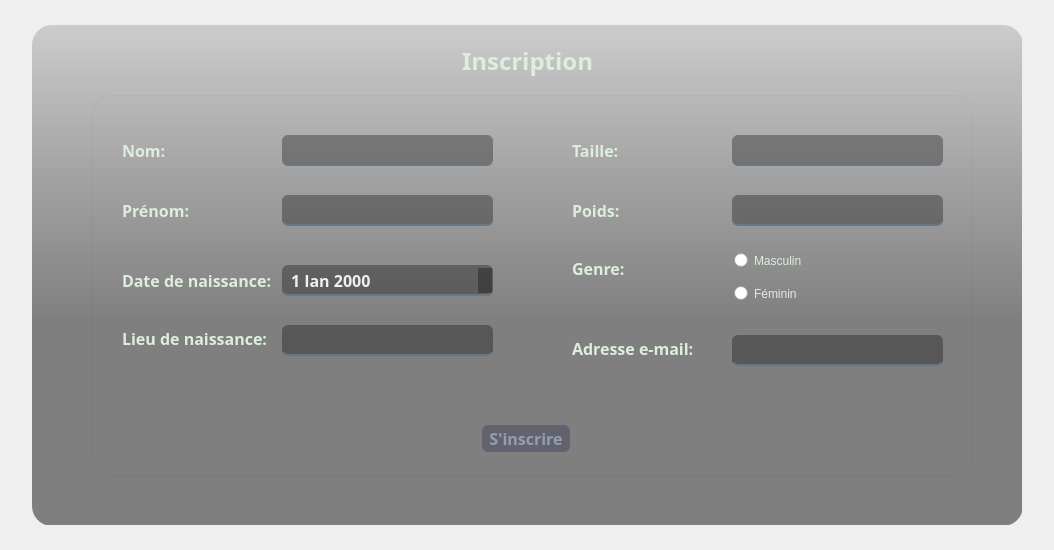
<?xml version="1.0" encoding="UTF-8"?>
<ui version="4.0">
 <class>MainWindow</class>
 <widget class="QMainWindow" name="MainWindow">
  <property name="geometry">
   <rect>
    <x>0</x>
    <y>0</y>
    <width>1054</width>
    <height>550</height>
   </rect>
  </property>
  <property name="sizePolicy">
   <sizepolicy hsizetype="Preferred" vsizetype="Preferred">
    <horstretch>0</horstretch>
    <verstretch>0</verstretch>
   </sizepolicy>
  </property>
  <property name="minimumSize">
   <size>
    <width>1054</width>
    <height>550</height>
   </size>
  </property>
  <property name="maximumSize">
   <size>
    <width>1054</width>
    <height>550</height>
   </size>
  </property>
  <property name="font">
   <font>
    <family>Noto Sans</family>
   </font>
  </property>
  <property name="windowTitle">
   <string>Inscription - Patient</string>
  </property>
  <property name="styleSheet">
   <string notr="true"/>
  </property>
  <widget class="QWidget" name="centralwidget">
   <property name="sizePolicy">
    <sizepolicy hsizetype="Preferred" vsizetype="Preferred">
     <horstretch>0</horstretch>
     <verstretch>0</verstretch>
    </sizepolicy>
   </property>
   <property name="minimumSize">
    <size>
     <width>1054</width>
     <height>550</height>
    </size>
   </property>
   <property name="maximumSize">
    <size>
     <width>1054</width>
     <height>550</height>
    </size>
   </property>
   <property name="font">
    <font>
     <family>Noto Sans</family>
     <pointsize>12</pointsize>
     <weight>75</weight>
     <bold>true</bold>
    </font>
   </property>
   <property name="styleSheet">
    <string notr="true">* {
	color: #000;
	border: none;
}

#centralwidget {
	background-image: url(&quot;:/images/images/welcome.png&quot;);
	background-repeat: no repeat;
	color: #eff9fe;
}

#formBg {
	background-color: qlineargradient(spread:pad, x1:0, y1:0, x2:0, y2:0.715909, stop:0 rgba(0, 0, 0, 37), stop:0.375 rgba(0, 0, 0, 77), stop:0.835227 rgba(0, 0, 0, 120));
	border-radius: 20px;
}

#label_3 {
	border-radius: 20px;
	border: 1px solid #DED;
}

QLabel {
	color:#DED;
}

QLineEdit, QComboBox, QDateEdit {
	background-color:rgba(0, 0, 0, 80);
	border-radius: 6px;
	border:none;
	border-bottom:2px solid rgba(105, 118, 132, 255);
	color:rgba(255, 255, 255, 230);
	padding:7px;
}

QPushButton {	
	background-color: rgba(80, 80, 100, 150);
	color:rgba(155, 168, 182, 220);
	border-radius: 6px;
} 
QPushButton:hover {	
	color:rgba(170, 192, 200, 250);
}
QPushButton:pressed{	
	padding-left:5px;
	padding-top:5px;
	color:rgba(115, 128, 142, 255);
}

QRadioButton {
	color:#DED;
	padding: 5px;
}</string>
   </property>
   <layout class="QHBoxLayout" name="horizontalLayout">
    <property name="spacing">
     <number>0</number>
    </property>
    <property name="leftMargin">
     <number>0</number>
    </property>
    <property name="topMargin">
     <number>0</number>
    </property>
    <property name="rightMargin">
     <number>0</number>
    </property>
    <property name="bottomMargin">
     <number>0</number>
    </property>
    <item>
     <widget class="QWidget" name="form" native="true">
      <property name="sizePolicy">
       <sizepolicy hsizetype="Expanding" vsizetype="Expanding">
        <horstretch>0</horstretch>
        <verstretch>0</verstretch>
       </sizepolicy>
      </property>
      <property name="minimumSize">
       <size>
        <width>990</width>
        <height>500</height>
       </size>
      </property>
      <property name="maximumSize">
       <size>
        <width>990</width>
        <height>500</height>
       </size>
      </property>
      <widget class="QLabel" name="formBg">
       <property name="geometry">
        <rect>
         <x>0</x>
         <y>0</y>
         <width>991</width>
         <height>501</height>
        </rect>
       </property>
       <property name="sizePolicy">
        <sizepolicy hsizetype="Expanding" vsizetype="Expanding">
         <horstretch>0</horstretch>
         <verstretch>0</verstretch>
        </sizepolicy>
       </property>
       <property name="minimumSize">
        <size>
         <width>400</width>
         <height>0</height>
        </size>
       </property>
       <property name="text">
        <string/>
       </property>
      </widget>
      <widget class="QLabel" name="label">
       <property name="geometry">
        <rect>
         <x>430</x>
         <y>20</y>
         <width>131</width>
         <height>31</height>
        </rect>
       </property>
       <property name="font">
        <font>
         <family>Noto Sans</family>
         <pointsize>18</pointsize>
         <weight>75</weight>
         <bold>true</bold>
        </font>
       </property>
       <property name="text">
        <string>Inscription</string>
       </property>
      </widget>
      <widget class="QLineEdit" name="lineEdit">
       <property name="geometry">
        <rect>
         <x>250</x>
         <y>110</y>
         <width>211</width>
         <height>31</height>
        </rect>
       </property>
      </widget>
      <widget class="QLineEdit" name="lineEdit_2">
       <property name="geometry">
        <rect>
         <x>250</x>
         <y>170</y>
         <width>211</width>
         <height>31</height>
        </rect>
       </property>
      </widget>
      <widget class="QLineEdit" name="lineEdit_3">
       <property name="geometry">
        <rect>
         <x>250</x>
         <y>300</y>
         <width>211</width>
         <height>31</height>
        </rect>
       </property>
      </widget>
      <widget class="QLabel" name="label_2">
       <property name="geometry">
        <rect>
         <x>90</x>
         <y>240</y>
         <width>151</width>
         <height>31</height>
        </rect>
       </property>
       <property name="text">
        <string>Date de naissance:</string>
       </property>
      </widget>
      <widget class="QLabel" name="label_3">
       <property name="geometry">
        <rect>
         <x>60</x>
         <y>70</y>
         <width>881</width>
         <height>381</height>
        </rect>
       </property>
       <property name="text">
        <string/>
       </property>
      </widget>
      <widget class="QLabel" name="label_4">
       <property name="geometry">
        <rect>
         <x>90</x>
         <y>110</y>
         <width>151</width>
         <height>31</height>
        </rect>
       </property>
       <property name="text">
        <string>Nom:</string>
       </property>
      </widget>
      <widget class="QLabel" name="label_5">
       <property name="geometry">
        <rect>
         <x>90</x>
         <y>170</y>
         <width>151</width>
         <height>31</height>
        </rect>
       </property>
       <property name="text">
        <string>Prénom:</string>
       </property>
      </widget>
      <widget class="QLabel" name="label_6">
       <property name="geometry">
        <rect>
         <x>90</x>
         <y>298</y>
         <width>151</width>
         <height>31</height>
        </rect>
       </property>
       <property name="text">
        <string>Lieu de naissance:</string>
       </property>
      </widget>
      <widget class="QLabel" name="label_7">
       <property name="geometry">
        <rect>
         <x>540</x>
         <y>110</y>
         <width>151</width>
         <height>31</height>
        </rect>
       </property>
       <property name="text">
        <string>Taille:</string>
       </property>
      </widget>
      <widget class="QLabel" name="label_8">
       <property name="geometry">
        <rect>
         <x>540</x>
         <y>170</y>
         <width>151</width>
         <height>31</height>
        </rect>
       </property>
       <property name="text">
        <string>Poids:</string>
       </property>
      </widget>
      <widget class="QLabel" name="label_9">
       <property name="geometry">
        <rect>
         <x>540</x>
         <y>228</y>
         <width>151</width>
         <height>31</height>
        </rect>
       </property>
       <property name="text">
        <string>Genre:</string>
       </property>
      </widget>
      <widget class="QLineEdit" name="lineEdit_4">
       <property name="geometry">
        <rect>
         <x>700</x>
         <y>110</y>
         <width>211</width>
         <height>31</height>
        </rect>
       </property>
      </widget>
      <widget class="QLineEdit" name="lineEdit_5">
       <property name="geometry">
        <rect>
         <x>700</x>
         <y>170</y>
         <width>211</width>
         <height>31</height>
        </rect>
       </property>
      </widget>
      <widget class="QPushButton" name="pushButton">
       <property name="geometry">
        <rect>
         <x>450</x>
         <y>400</y>
         <width>88</width>
         <height>27</height>
        </rect>
       </property>
       <property name="text">
        <string>S'inscrire</string>
       </property>
      </widget>
      <widget class="QFrame" name="frame">
       <property name="geometry">
        <rect>
         <x>688</x>
         <y>212</y>
         <width>121</width>
         <height>81</height>
        </rect>
       </property>
       <property name="frameShape">
        <enum>QFrame::StyledPanel</enum>
       </property>
       <property name="frameShadow">
        <enum>QFrame::Raised</enum>
       </property>
       <layout class="QVBoxLayout" name="verticalLayout">
        <item>
         <widget class="QRadioButton" name="radioButton">
          <property name="text">
           <string>Masculin</string>
          </property>
         </widget>
        </item>
        <item>
         <widget class="QRadioButton" name="radioButton_2">
          <property name="text">
           <string>Féminin</string>
          </property>
         </widget>
        </item>
       </layout>
      </widget>
      <widget class="QDateEdit" name="dateEdit">
       <property name="geometry">
        <rect>
         <x>250</x>
         <y>240</y>
         <width>211</width>
         <height>31</height>
        </rect>
       </property>
      </widget>
      <widget class="QLineEdit" name="lineEdit_6">
       <property name="geometry">
        <rect>
         <x>700</x>
         <y>310</y>
         <width>211</width>
         <height>31</height>
        </rect>
       </property>
       <property name="minimumSize">
        <size>
         <width>211</width>
         <height>31</height>
        </size>
       </property>
      </widget>
      <widget class="QLabel" name="label_10">
       <property name="geometry">
        <rect>
         <x>540</x>
         <y>308</y>
         <width>151</width>
         <height>31</height>
        </rect>
       </property>
       <property name="text">
        <string>Adresse e-mail:</string>
       </property>
      </widget>
      <zorder>label_3</zorder>
      <zorder>formBg</zorder>
      <zorder>label</zorder>
      <zorder>lineEdit</zorder>
      <zorder>lineEdit_2</zorder>
      <zorder>lineEdit_3</zorder>
      <zorder>label_2</zorder>
      <zorder>label_4</zorder>
      <zorder>label_5</zorder>
      <zorder>label_6</zorder>
      <zorder>label_7</zorder>
      <zorder>label_8</zorder>
      <zorder>label_9</zorder>
      <zorder>lineEdit_4</zorder>
      <zorder>lineEdit_5</zorder>
      <zorder>pushButton</zorder>
      <zorder>frame</zorder>
      <zorder>dateEdit</zorder>
      <zorder>lineEdit_6</zorder>
      <zorder>label_10</zorder>
     </widget>
    </item>
   </layout>
  </widget>
 </widget>
 <resources>
  <include location="../resource.qrc"/>
 </resources>
 <connections/>
</ui>
